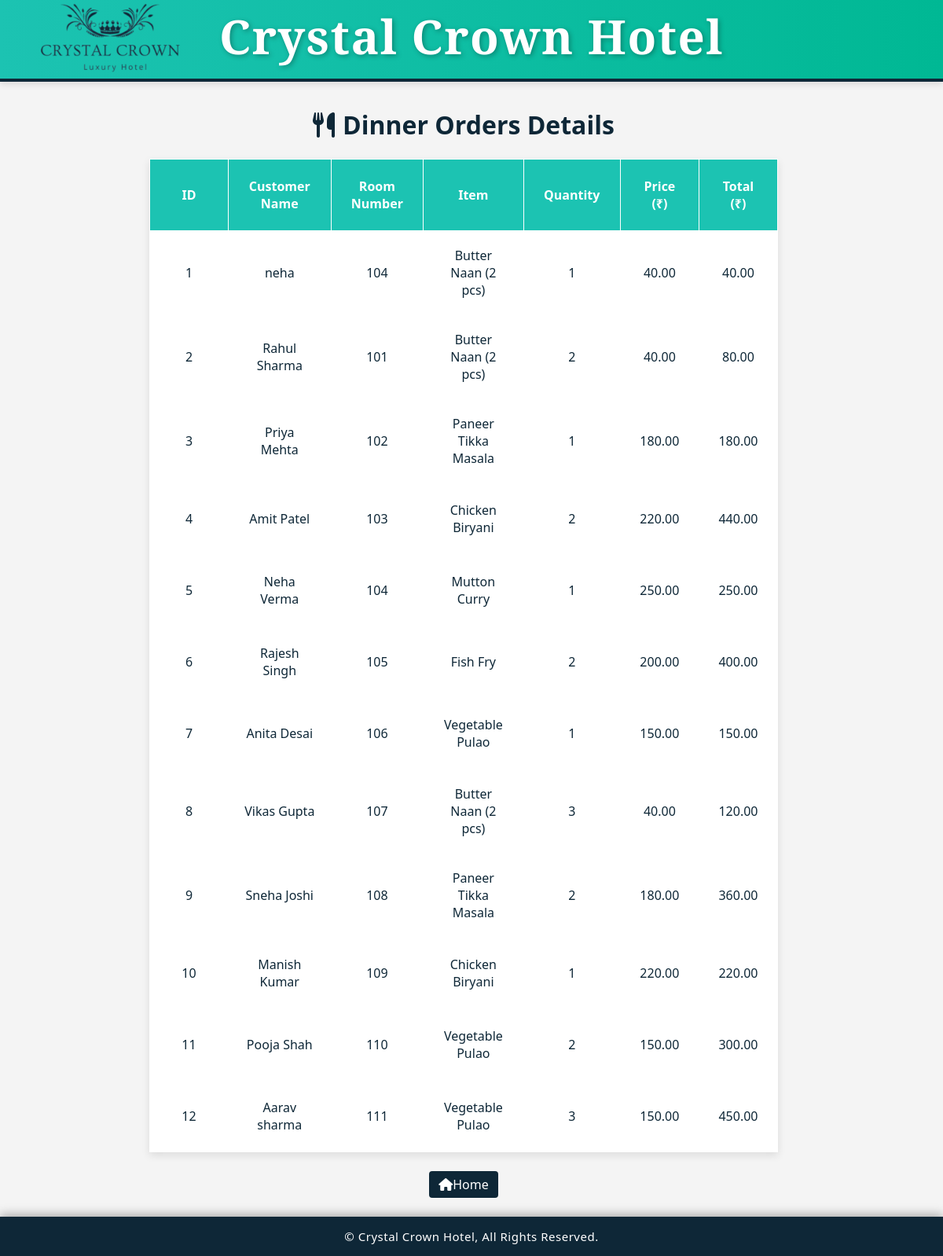
The page /project/admin/dinner_master.php on the database as committed earlier.
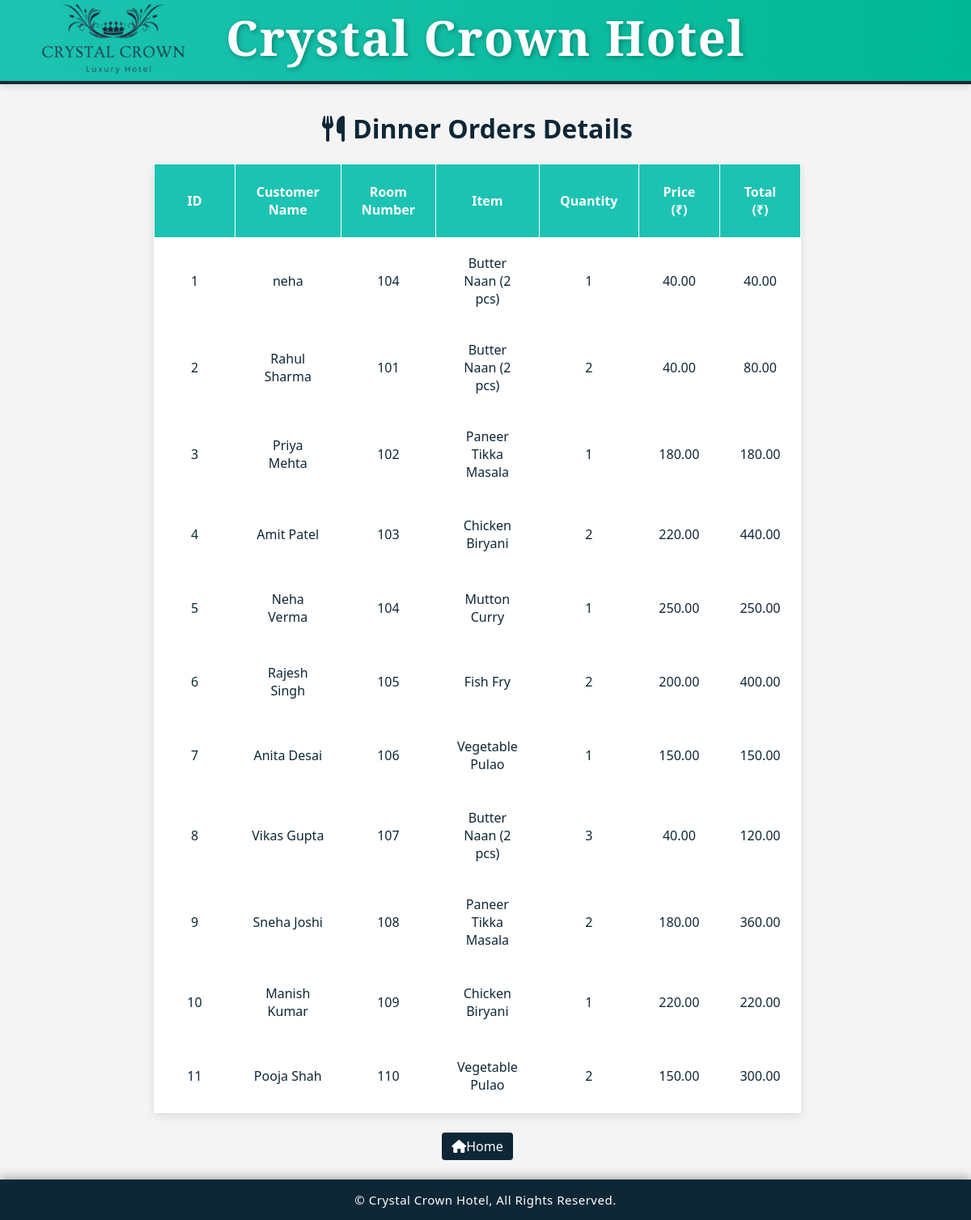
The same page on the database as committed later.
### tables this page shows
CREATE TABLE `dinner_orders` (
  `id` int(11) NOT NULL,
  `customer_name` varchar(100) DEFAULT NULL,
  `room_number` varchar(20) DEFAULT NULL,
  `item` varchar(100) DEFAULT NULL,
  `quantity` int(11) DEFAULT NULL,
  `price` decimal(10,2) DEFAULT NULL,
  `total` decimal(10,2) DEFAULT NULL,
  `order_time` timestamp NOT NULL DEFAULT current_timestamp()
);

### project/admin/dinner_master.php (the view, shortened to what this page needs)
<?php
include ("header.php");
$conn = mysqli_connect("localhost", "root", "", "crystal_crown_hotel");
$result = mysqli_query($conn, "SELECT * FROM dinner_orders");
?>
<!DOCTYPE html>
<html lang="en">
<head>
    <link rel="stylesheet" href="https://cdnjs.cloudflare.com/ajax/libs/font-awesome/6.5.0/css/all.min.css">
    <link rel="stylesheet" href="design.css" />
</head>
<body>
<link rel="stylesheet" href="https://cdnjs.cloudflare.com/ajax/libs/font-awesome/6.4.0/css/all.min.css" />
<center><h1>
  <br><br><i class="fas fa-utensils" style="margin-right: 10px;"></i>Dinner Orders Details
</h1></center>
    <table>
        <tr>
            <th>ID</th>
            <th>Customer Name</th>
            <th>Room Number</th>
            <th>Item</th>
            <th>Quantity</th>
            <th>Price (₹)</th>
            <th>Total (₹)</th>
        </tr>
        <?php
        if (mysqli_num_rows($result) > 0) {
            while ($row = mysqli_fetch_assoc($result)) {
                echo "<tr>
                    <td>{$row['id']}</td>
                    <td>{$row['customer_name']}</td>
                    <td>{$row['room_number']}</td>
                    <td>{$row['item']}</td>
                    <td>{$row['quantity']}</td>
                    <td>{$row['price']}</td>
                    <td>{$row['total']}</td>
                </tr>";
            }
        } else {
            echo "<tr><td colspan='7'>No Dinner orders found.</td></tr>";
        }
        ?>
    </table>
</body>
<?php include("footer.php"); ?>
<section class='btn'>
                   <a href='index.php'><i class='fas fa-home'></i>Home</a>
                   </section>
</html>

Rows that differ between the two databases and show on the page:
removed dinner_orders: id "12", customer_name "Aarav sharma", room_number "111", item "Vegetable Pulao", quantity "3", price "150.00", total "450.00"
